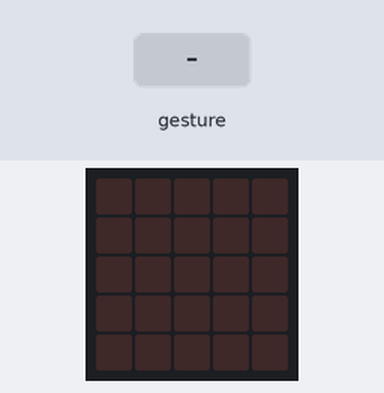
A program run on a simulated BBC micro:bit running MicroPython. Parts: the board's 5×5 LED display. The test bench sets the inputs (shaded band). A tilt is held for 1.5 s and a shake lasts 1 s, then the board lies face up again.

Above: at 1.2 s.
1.3 s: gesture 'shake'
At 2.3 s:
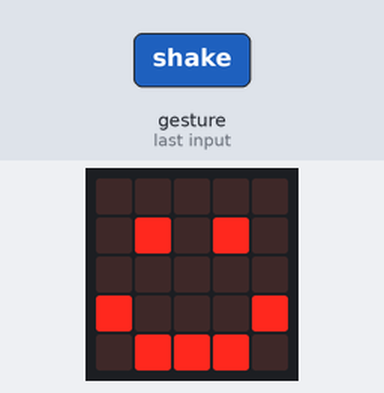
At 3.6 s:
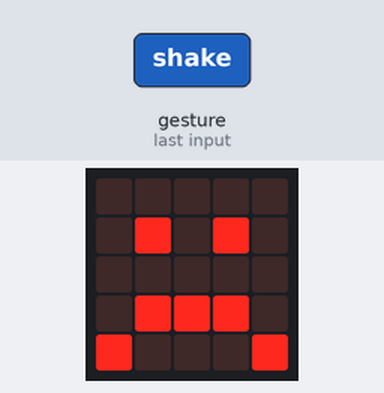
Timing chart, 0 to 5.1 s (numbered marks = the images above; inputs shaded):
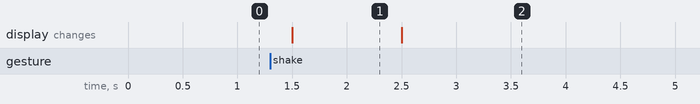

Measured:
- after the input at 1.3 s, the display: changes after 0.20 s (image 1)
- what the display in image 1 shows lasts 1.0 s, from 1.5 s to 2.5 s

The program:

main.py
```python
# 4 - Shake It

from microbit import *

# On the micro:bit board, it has a build in accelerometer. This can measure acceleration in 3 directions: x, y, z. It can also recognise gestures which is when the acceleration follows a certain pattern.

while True:
	if accelerometer.was_gesture("shake"):
		display.show(Image.HAPPY)
		sleep(1000) # show the happy face for a second
		display.show(Image.SAD) # go back to being sad :(

# The other gestures on the micro:bit are: up, down, left, right, face up, face down, freefall, 3g, 6g and 8g. Give these a try and see how they are triggered.
```
